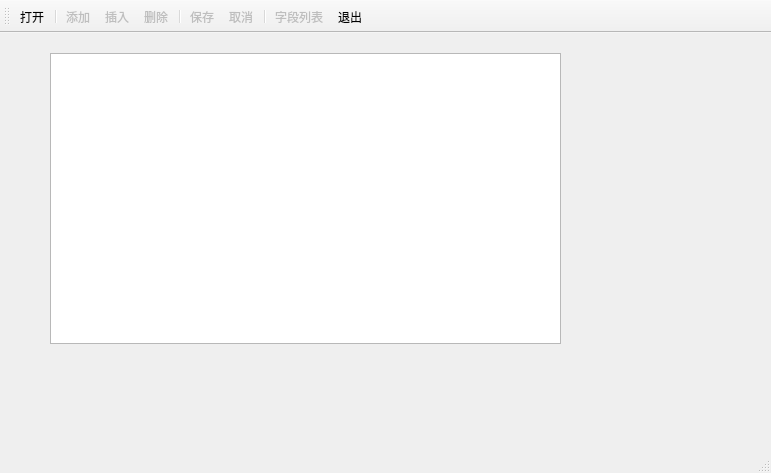
<?xml version="1.0" encoding="UTF-8"?>
<ui version="4.0">
 <class>MainWindow</class>
 <widget class="QMainWindow" name="MainWindow">
  <property name="geometry">
   <rect>
    <x>0</x>
    <y>0</y>
    <width>771</width>
    <height>473</height>
   </rect>
  </property>
  <property name="windowTitle">
   <string>MainWindow</string>
  </property>
  <widget class="QWidget" name="centralWidget">
   <widget class="QTableView" name="tableView">
    <property name="geometry">
     <rect>
      <x>50</x>
      <y>20</y>
      <width>511</width>
      <height>291</height>
     </rect>
    </property>
   </widget>
  </widget>
  <widget class="QMenuBar" name="menuBar">
   <property name="geometry">
    <rect>
     <x>0</x>
     <y>0</y>
     <width>771</width>
     <height>17</height>
    </rect>
   </property>
  </widget>
  <widget class="QToolBar" name="mainToolBar">
   <property name="toolButtonStyle">
    <enum>Qt::ToolButtonTextUnderIcon</enum>
   </property>
   <attribute name="toolBarArea">
    <enum>TopToolBarArea</enum>
   </attribute>
   <attribute name="toolBarBreak">
    <bool>false</bool>
   </attribute>
   <addaction name="actOpenDB"/>
   <addaction name="separator"/>
   <addaction name="actRecAppend"/>
   <addaction name="actRecInsert"/>
   <addaction name="actRecDelete"/>
   <addaction name="separator"/>
   <addaction name="actSubmit"/>
   <addaction name="actRevert"/>
   <addaction name="separator"/>
   <addaction name="actFields"/>
   <addaction name="actQuit"/>
  </widget>
  <widget class="QStatusBar" name="statusBar"/>
  <action name="actOpenDB">
   <property name="icon">
    <iconset resource="res.qrc">
     <normaloff>:/images/images/open3.bmp</normaloff>:/images/images/open3.bmp</iconset>
   </property>
   <property name="text">
    <string>打开</string>
   </property>
   <property name="toolTip">
    <string>打开数据库</string>
   </property>
  </action>
  <action name="actQuit">
   <property name="icon">
    <iconset resource="res.qrc">
     <normaloff>:/images/images/exit.bmp</normaloff>:/images/images/exit.bmp</iconset>
   </property>
   <property name="text">
    <string>退出</string>
   </property>
   <property name="toolTip">
    <string>退出</string>
   </property>
  </action>
  <action name="actRecAppend">
   <property name="enabled">
    <bool>false</bool>
   </property>
   <property name="icon">
    <iconset resource="res.qrc">
     <normaloff>:/images/images/316.bmp</normaloff>:/images/images/316.bmp</iconset>
   </property>
   <property name="text">
    <string>添加</string>
   </property>
   <property name="toolTip">
    <string>添加记录</string>
   </property>
  </action>
  <action name="actRecInsert">
   <property name="enabled">
    <bool>false</bool>
   </property>
   <property name="icon">
    <iconset resource="res.qrc">
     <normaloff>:/images/images/306.bmp</normaloff>:/images/images/306.bmp</iconset>
   </property>
   <property name="text">
    <string>插入</string>
   </property>
   <property name="toolTip">
    <string>插入记录</string>
   </property>
  </action>
  <action name="actSubmit">
   <property name="enabled">
    <bool>false</bool>
   </property>
   <property name="icon">
    <iconset resource="res.qrc">
     <normaloff>:/images/images/save1.bmp</normaloff>:/images/images/save1.bmp</iconset>
   </property>
   <property name="text">
    <string>保存</string>
   </property>
   <property name="toolTip">
    <string>保存修改</string>
   </property>
  </action>
  <action name="actRevert">
   <property name="enabled">
    <bool>false</bool>
   </property>
   <property name="icon">
    <iconset resource="res.qrc">
     <normaloff>:/images/images/ubdo.bmp</normaloff>:/images/images/ubdo.bmp</iconset>
   </property>
   <property name="text">
    <string>取消</string>
   </property>
   <property name="toolTip">
    <string>取消修改</string>
   </property>
  </action>
  <action name="actRecDelete">
   <property name="enabled">
    <bool>false</bool>
   </property>
   <property name="icon">
    <iconset resource="res.qrc">
     <normaloff>:/images/images/delete1.bmp</normaloff>:/images/images/delete1.bmp</iconset>
   </property>
   <property name="text">
    <string>删除</string>
   </property>
   <property name="toolTip">
    <string>删除记录</string>
   </property>
  </action>
  <action name="actFields">
   <property name="enabled">
    <bool>false</bool>
   </property>
   <property name="icon">
    <iconset resource="res.qrc">
     <normaloff>:/images/images/124.bmp</normaloff>:/images/images/124.bmp</iconset>
   </property>
   <property name="text">
    <string>字段列表</string>
   </property>
   <property name="toolTip">
    <string>字段列表</string>
   </property>
  </action>
 </widget>
 <layoutdefault spacing="6" margin="11"/>
 <resources>
  <include location="res.qrc"/>
 </resources>
 <connections>
  <connection>
   <sender>actQuit</sender>
   <signal>triggered()</signal>
   <receiver>MainWindow</receiver>
   <slot>close()</slot>
   <hints>
    <hint type="sourcelabel">
     <x>-1</x>
     <y>-1</y>
    </hint>
    <hint type="destinationlabel">
     <x>199</x>
     <y>149</y>
    </hint>
   </hints>
  </connection>
 </connections>
</ui>
